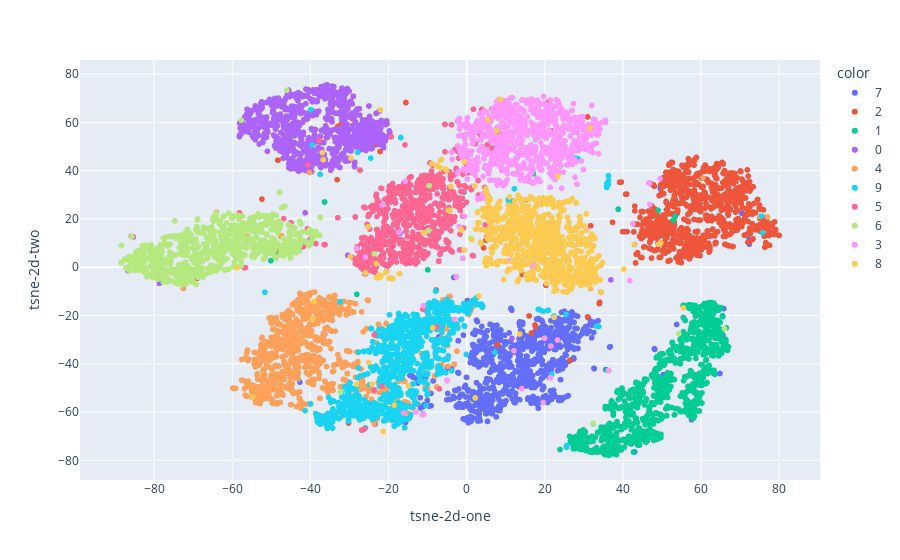

Notebook code for this chart:
### Code cell
fig = px.scatter(tsne_results, x=0, y=1, color=encoded_samples.label.astype(str),labels={'0': 'tsne-2d-one', '1': 'tsne-2d-two'})
fig.show()

### Figure 1 — Plotly figure (JSON) as saved in the notebook; plotly's stock layout.template omitted (floating-point values rounded to 4 significant figures; data arrays with more than 128 entries replaced by an {"elided": "..."} marker saying what was removed)
{"data": [{"hovertemplate": "color=7<br>tsne-2d-one=%{x}<br>tsne-2d-two=%{y}<extra></extra>", "legendgroup": "7", "marker": {"color": "#636efa", "symbol": "circle"}, "mode": "markers", "name": "7", "showlegend": true, "type": "scattergl", "x": {"elided": "1028 float values"}, "xaxis": "x", "y": {"elided": "1028 float values"}, "yaxis": "y"}, {"hovertemplate": "color=2<br>tsne-2d-one=%{x}<br>tsne-2d-two=%{y}<extra></extra>", "legendgroup": "2", "marker": {"color": "#EF553B", "symbol": "circle"}, "mode": "markers", "name": "2", "showlegend": true, "type": "scattergl", "x": {"elided": "1032 float values"}, "xaxis": "x", "y": {"elided": "1032 float values"}, "yaxis": "y"}, {"hovertemplate": "color=1<br>tsne-2d-one=%{x}<br>tsne-2d-two=%{y}<extra></extra>", "legendgroup": "1", "marker": {"color": "#00cc96", "symbol": "circle"}, "mode": "markers", "name": "1", "showlegend": true, "type": "scattergl", "x": {"elided": "1135 float values"}, "xaxis": "x", "y": {"elided": "1135 float values"}, "yaxis": "y"}, {"hovertemplate": "color=0<br>tsne-2d-one=%{x}<br>tsne-2d-two=%{y}<extra></extra>", "legendgroup": "0", "marker": {"color": "#ab63fa", "symbol": "circle"}, "mode": "markers", "name": "0", "showlegend": true, "type": "scattergl", "x": {"elided": "980 float values"}, "xaxis": "x", "y": {"elided": "980 float values"}, "yaxis": "y"}, {"hovertemplate": "color=4<br>tsne-2d-one=%{x}<br>tsne-2d-two=%{y}<extra></extra>", "legendgroup": "4", "marker": {"color": "#FFA15A", "symbol": "circle"}, "mode": "markers", "name": "4", "showlegend": true, "type": "scattergl", "x": {"elided": "982 float values"}, "xaxis": "x", "y": {"elided": "982 float values"}, "yaxis": "y"}, {"hovertemplate": "color=9<br>tsne-2d-one=%{x}<br>tsne-2d-two=%{y}<extra></extra>", "legendgroup": "9", "marker": {"color": "#19d3f3", "symbol": "circle"}, "mode": "markers", "name": "9", "showlegend": true, "type": "scattergl", "x": {"elided": "1009 float values"}, "xaxis": "x", "y": {"elided": "1009 float values"}, "yaxis": "y"}, {"hovertemplate": "color=5<br>tsne-2d-one=%{x}<br>tsne-2d-two=%{y}<extra></extra>", "legendgroup": "5", "marker": {"color": "#FF6692", "symbol": "circle"}, "mode": "markers", "name": "5", "showlegend": true, "type": "scattergl", "x": {"elided": "892 float values"}, "xaxis": "x", "y": {"elided": "892 float values"}, "yaxis": "y"}, {"hovertemplate": "color=6<br>tsne-2d-one=%{x}<br>tsne-2d-two=%{y}<extra></extra>", "legendgroup": "6", "marker": {"color": "#B6E880", "symbol": "circle"}, "mode": "markers", "name": "6", "showlegend": true, "type": "scattergl", "x": {"elided": "958 float values"}, "xaxis": "x", "y": {"elided": "958 float values"}, "yaxis": "y"}, {"hovertemplate": "color=3<br>tsne-2d-one=%{x}<br>tsne-2d-two=%{y}<extra></extra>", "legendgroup": "3", "marker": {"color": "#FF97FF", "symbol": "circle"}, "mode": "markers", "name": "3", "showlegend": true, "type": "scattergl", "x": {"elided": "1010 float values"}, "xaxis": "x", "y": {"elided": "1010 float values"}, "yaxis": "y"}, {"hovertemplate": "color=8<br>tsne-2d-one=%{x}<br>tsne-2d-two=%{y}<extra></extra>", "legendgroup": "8", "marker": {"color": "#FECB52", "symbol": "circle"}, "mode": "markers", "name": "8", "showlegend": true, "type": "scattergl", "x": {"elided": "974 float values"}, "xaxis": "x", "y": {"elided": "974 float values"}, "yaxis": "y"}], "layout": {"legend": {"title": {"text": "color"}, "tracegroupgap": 0}, "margin": {"t": 60}, "xaxis": {"anchor": "y", "domain": [0, 1], "title": {"text": "tsne-2d-one"}}, "yaxis": {"anchor": "x", "domain": [0, 1], "title": {"text": "tsne-2d-two"}}}}
